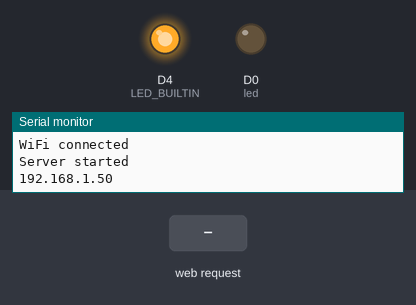
Recording of a sketch running on a simulated ESP8266 (NodeMCU). Parts: output pins drawn as LEDs (lit = HIGH, except the on-board LED, lit = LOW), the last lines printed to the serial monitor. Inputs (shaded band) come from the test bench. WiFi joins after 1.5 s; servers stay silent unless stated.

Above: at 2.7 s.
2.8 s: HTTP request GET /ON received
At 3.6 s:
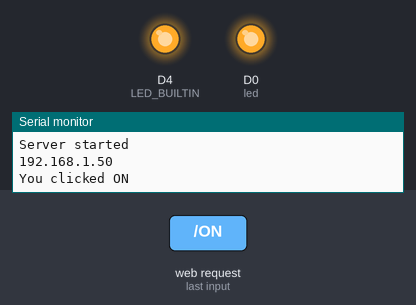
4.3 s: HTTP request GET /OFF received
At 4.7 s:
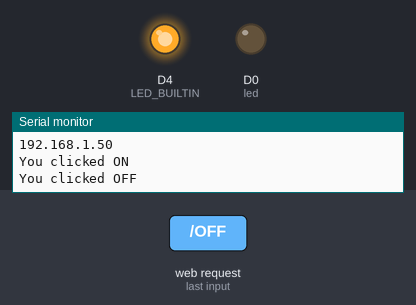
Timing chart, 0 to 7.3 s (numbered marks = the images above; inputs shaded):
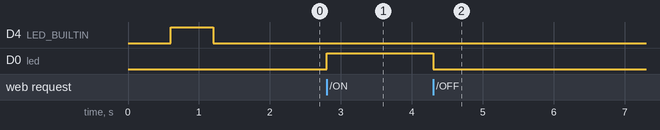

Measured:
- after the input at 2.8 s, D0 (led): LOW → HIGH at once
- after the input at 4.3 s, D0 (led): HIGH → LOW at once

The sketch:

doBit_1.1.1.ino
```cpp
/*  doBit_112            doBits Labs - Humdan Bakhshi
    version 1.1.2        12/22/2016
    Description:

//History___
v112: reset button removed AP password added to: domoregooder
v111: reset button implemented
v110: First Integration of nodeMCUWifi and WifiManager
*/


#include <ESP8266WiFi.h>
#include <DNSServer.h>
#include <ESP8266WebServer.h>
#include <WiFiManager.h>
#include <Ticker.h> // for LED status
Ticker ticker; // ticker LED object  (Built in LED D0)
WiFiServer server(301); //server Object with desired port

//WiFiManager wifiManager; //Global initialization

//NODE MCU pin defintions:
#define D0 16
#define D1 5 // I2C Bus SCL (clock)
#define D2 4 // I2C Bus SDA (data)
#define D3 0
#define D4 2 // Same as "LED_BUILTIN", but inverted logic
#define D5 14 // SPI Bus SCK (clock)
#define D6 12 // SPI Bus MISO
#define D7 13 // SPI Bus MOSI
#define D8 15 // SPI Bus SS (CS)
#define D9 3 // RX0 (Serial console)
#define D10 1 // TX0 (Serial console)

int led = D0;
int rstBtn = D1; // reset button/switch


// all functions here /**************************/
void tick() // used for LED state changer dependencies
{ //toggle state
  int state = digitalRead(BUILTIN_LED);  // get the current state of GPIO1 pin
  digitalWrite(BUILTIN_LED, !state);     // set pin to the opposite state
}// close tick()

//gets called when WiFiManager enters configuration mode
void configModeCallback (WiFiManager *myWiFiManager) {
  Serial.println("Entered config mode");
  Serial.println(WiFi.softAPIP());
  //if you used auto generated SSID, print it
  Serial.println(myWiFiManager->getConfigPortalSSID());
  //entered config mode, make led toggle faster
  ticker.attach(0.2, tick);
} // close configmodeCallback()


//***********************************************/


void setup() {
  // put your setup code here, to run once:
  Serial.begin(115200);
  pinMode(BUILTIN_LED, OUTPUT);
  ticker.attach(0.6, tick);// start ticker to indicate AP mode
  pinMode(rstBtn, INPUT); // resetbutton input D1
  pinMode(led,OUTPUT); // tester LED D7/D0
  digitalWrite(led, LOW);  //initial set LED to OFF

  // WIFI manager
  WiFiManager wifiManager; //local initialization
  wifiManager.resetSettings();  //reset settings - for testing
  //set callback that gets called when connecting to previous WiFi fails, and enters Access Point mode
  wifiManager.setAPCallback(configModeCallback);
  //fetches ssid and pass and tries to connect
  //if it does not connect it starts an access point with the specified name
  //here  "AutoConnectAP"
  //and goes into a blocking loop awaiting configuration
  if (!wifiManager.autoConnect("doBits_0","domoregooder")) {
    Serial.println("failed to connect and hit timeout");
    //reset and try again, or maybe put it to deep sleep
    ESP.reset();
    delay(1000);
  }// close if autoconnect
    //if you get here you have connected to the WiFi
  Serial.println("connected...yeey :)");
  ticker.detach(); //we no longer need the ticker object after connectivity
  digitalWrite(BUILTIN_LED, LOW); //set PIN to OFF to show connected

  // nodeWiFi stuff from setup
    Serial.println(WiFi.localIP());   //print ip of esp
     while (WiFi.status() != WL_CONNECTED) {
    delay(500);
    Serial.print(".");
    }
    Serial.println("");
    Serial.println("WiFi connected");
    // Start the server
    server.begin();
    Serial.println("Server started");
     // Print the IP address to serial port
    Serial.println(WiFi.localIP());


}// close setup()

void loop() {

  // Check if a client has connected
  WiFiClient client = server.available();
  if (!client) {
    return;
  }

  // Wait until the client sends some data
  while (!client.available()) {
    delay(1);
  }

  // Read the first line of the request
  String req = client.readStringUntil('\r');
  client.flush();

  // Match the request
  if (req.indexOf("") != -10) {  //checks if you're on the main page

    if (req.indexOf("/OFF") != -1) { //checks if you clicked OFF
      digitalWrite(led, LOW);
      Serial.println("You clicked OFF");
    }
    if (req.indexOf("/ON") != -1) { //checks if you clicked ON
      digitalWrite(led, HIGH);
      Serial.println("You clicked ON");
    }
  }

  else {
    Serial.println("invalid request");
   client.stop();
    return;
  }

  // Prepare the HTML response
 String s = "HTTP/1.1 200 OK\r\n";
  s += "Content-Type: text/html\r\n\r\n";
  s += "<!DOCTYPE HTML>\r\n<html>\r\n";
  s += "<br><input type=\"button\" name=\"bl\" value=\"Turn LED ON \" onclick=\"location.href='/ON'\">";
  s += "<br><br><br>";
  s += "<br><input type=\"button\" name=\"bl\" value=\"Turn LED OFF\" onclick=\"location.href='/OFF'\">";
  s += "</html>\n";

  client.flush();


  // Send the response to the client
  client.print(s);
  delay(1);

}// close LOOP
```
